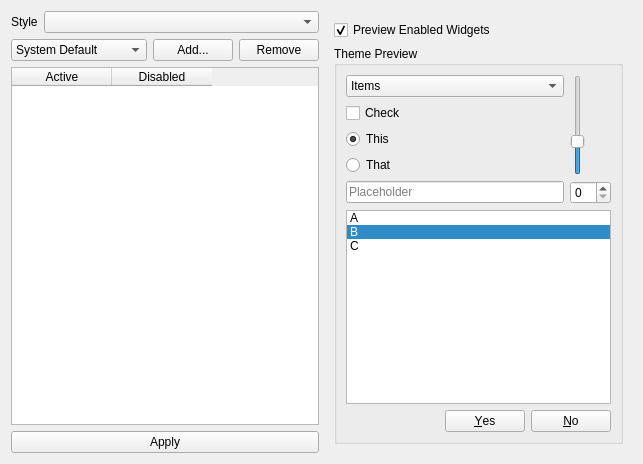
<?xml version="1.0" encoding="UTF-8"?>
<ui version="4.0">
 <class>WidgetPaletteEditor</class>
 <widget class="QWidget" name="WidgetPaletteEditor">
  <property name="geometry">
   <rect>
    <x>0</x>
    <y>0</y>
    <width>643</width>
    <height>464</height>
   </rect>
  </property>
  <layout class="QHBoxLayout" name="horizontalLayout">
   <item>
    <layout class="QVBoxLayout" name="verticalLayout">
     <item>
      <layout class="QHBoxLayout" name="horizontalLayout_3">
       <item>
        <widget class="QLabel" name="label">
         <property name="text">
          <string>Style</string>
         </property>
        </widget>
       </item>
       <item>
        <widget class="QComboBox" name="combo_style">
         <property name="sizePolicy">
          <sizepolicy hsizetype="Expanding" vsizetype="Fixed">
           <horstretch>0</horstretch>
           <verstretch>0</verstretch>
          </sizepolicy>
         </property>
        </widget>
       </item>
      </layout>
     </item>
     <item>
      <layout class="QHBoxLayout" name="horizontalLayout_2">
       <item>
        <widget class="QComboBox" name="combo_saved">
         <property name="sizePolicy">
          <sizepolicy hsizetype="Expanding" vsizetype="Fixed">
           <horstretch>0</horstretch>
           <verstretch>0</verstretch>
          </sizepolicy>
         </property>
         <item>
          <property name="text">
           <string>System Default</string>
          </property>
         </item>
        </widget>
       </item>
       <item>
        <widget class="QPushButton" name="pushButton">
         <property name="sizePolicy">
          <sizepolicy hsizetype="Preferred" vsizetype="Fixed">
           <horstretch>0</horstretch>
           <verstretch>0</verstretch>
          </sizepolicy>
         </property>
         <property name="text">
          <string>Add...</string>
         </property>
         <property name="icon">
          <iconset theme="list-add">
           <normaloff>.</normaloff>.</iconset>
         </property>
        </widget>
       </item>
       <item>
        <widget class="QPushButton" name="pushButton_3">
         <property name="text">
          <string>Remove</string>
         </property>
         <property name="icon">
          <iconset theme="list-remove">
           <normaloff>.</normaloff>.</iconset>
         </property>
        </widget>
       </item>
      </layout>
     </item>
     <item>
      <widget class="QTableWidget" name="palette_view">
       <property name="sizePolicy">
        <sizepolicy hsizetype="Expanding" vsizetype="Expanding">
         <horstretch>0</horstretch>
         <verstretch>0</verstretch>
        </sizepolicy>
       </property>
       <column>
        <property name="text">
         <string>Active</string>
        </property>
       </column>
       <column>
        <property name="text">
         <string>Disabled</string>
        </property>
       </column>
      </widget>
     </item>
     <item>
      <widget class="QPushButton" name="pushButton_2">
       <property name="text">
        <string>Apply</string>
       </property>
       <property name="icon">
        <iconset theme="dialog-ok-apply">
         <normaloff>.</normaloff>.</iconset>
       </property>
      </widget>
     </item>
    </layout>
   </item>
   <item>
    <widget class="QWidget" name="widget" native="true">
     <property name="sizePolicy">
      <sizepolicy hsizetype="Expanding" vsizetype="Expanding">
       <horstretch>0</horstretch>
       <verstretch>0</verstretch>
      </sizepolicy>
     </property>
     <layout class="QVBoxLayout" name="verticalLayout_2">
      <item>
       <widget class="QCheckBox" name="checkBox">
        <property name="text">
         <string>Preview Enabled Widgets</string>
        </property>
        <property name="checked">
         <bool>true</bool>
        </property>
       </widget>
      </item>
      <item>
       <widget class="QGroupBox" name="preview_widget">
        <property name="title">
         <string>Theme Preview</string>
        </property>
        <layout class="QGridLayout" name="gridLayout">
         <item row="5" column="1">
          <widget class="QSpinBox" name="spinBox"/>
         </item>
         <item row="1" column="0">
          <widget class="QCheckBox" name="checkBox_2">
           <property name="text">
            <string>Check</string>
           </property>
          </widget>
         </item>
         <item row="3" column="0">
          <widget class="QRadioButton" name="radioButton_2">
           <property name="text">
            <string>That</string>
           </property>
          </widget>
         </item>
         <item row="6" column="0" colspan="2">
          <widget class="QListWidget" name="listWidget">
           <property name="currentRow">
            <number>1</number>
           </property>
           <item>
            <property name="text">
             <string>A</string>
            </property>
           </item>
           <item>
            <property name="text">
             <string>B</string>
            </property>
           </item>
           <item>
            <property name="text">
             <string>C</string>
            </property>
           </item>
          </widget>
         </item>
         <item row="7" column="0" colspan="2">
          <widget class="QDialogButtonBox" name="buttonBox">
           <property name="standardButtons">
            <set>QDialogButtonBox::No|QDialogButtonBox::Yes</set>
           </property>
          </widget>
         </item>
         <item row="5" column="0">
          <widget class="QLineEdit" name="lineEdit">
           <property name="text">
            <string/>
           </property>
           <property name="placeholderText">
            <string>Placeholder</string>
           </property>
          </widget>
         </item>
         <item row="2" column="0">
          <widget class="QRadioButton" name="radioButton">
           <property name="text">
            <string>This</string>
           </property>
           <property name="checked">
            <bool>true</bool>
           </property>
          </widget>
         </item>
         <item row="0" column="0">
          <widget class="QComboBox" name="comboBox_2">
           <item>
            <property name="text">
             <string>Items</string>
            </property>
           </item>
           <item>
            <property name="text">
             <string>Items</string>
            </property>
           </item>
          </widget>
         </item>
         <item row="0" column="1" rowspan="4">
          <widget class="QSlider" name="horizontalSlider">
           <property name="value">
            <number>30</number>
           </property>
           <property name="orientation">
            <enum>Qt::Vertical</enum>
           </property>
          </widget>
         </item>
        </layout>
       </widget>
      </item>
     </layout>
    </widget>
   </item>
  </layout>
 </widget>
 <resources/>
 <connections>
  <connection>
   <sender>palette_view</sender>
   <signal>cellChanged(int,int)</signal>
   <receiver>WidgetPaletteEditor</receiver>
   <slot>update_color(int,int)</slot>
   <hints>
    <hint type="sourcelabel">
     <x>102</x>
     <y>299</y>
    </hint>
    <hint type="destinationlabel">
     <x>307</x>
     <y>463</y>
    </hint>
   </hints>
  </connection>
  <connection>
   <sender>pushButton</sender>
   <signal>clicked()</signal>
   <receiver>WidgetPaletteEditor</receiver>
   <slot>add_palette()</slot>
   <hints>
    <hint type="sourcelabel">
     <x>224</x>
     <y>41</y>
    </hint>
    <hint type="destinationlabel">
     <x>323</x>
     <y>463</y>
    </hint>
   </hints>
  </connection>
  <connection>
   <sender>pushButton_3</sender>
   <signal>clicked()</signal>
   <receiver>WidgetPaletteEditor</receiver>
   <slot>remove_palette()</slot>
   <hints>
    <hint type="sourcelabel">
     <x>316</x>
     <y>41</y>
    </hint>
    <hint type="destinationlabel">
     <x>388</x>
     <y>463</y>
    </hint>
   </hints>
  </connection>
  <connection>
   <sender>pushButton_2</sender>
   <signal>clicked()</signal>
   <receiver>WidgetPaletteEditor</receiver>
   <slot>apply_palette()</slot>
   <hints>
    <hint type="sourcelabel">
     <x>184</x>
     <y>445</y>
    </hint>
    <hint type="destinationlabel">
     <x>244</x>
     <y>463</y>
    </hint>
   </hints>
  </connection>
  <connection>
   <sender>combo_saved</sender>
   <signal>currentIndexChanged(QString)</signal>
   <receiver>WidgetPaletteEditor</receiver>
   <slot>select_palette(QString)</slot>
   <hints>
    <hint type="sourcelabel">
     <x>58</x>
     <y>40</y>
    </hint>
    <hint type="destinationlabel">
     <x>92</x>
     <y>463</y>
    </hint>
   </hints>
  </connection>
  <connection>
   <sender>checkBox</sender>
   <signal>toggled(bool)</signal>
   <receiver>preview_widget</receiver>
   <slot>setEnabled(bool)</slot>
   <hints>
    <hint type="sourcelabel">
     <x>466</x>
     <y>22</y>
    </hint>
    <hint type="destinationlabel">
     <x>469</x>
     <y>43</y>
    </hint>
   </hints>
  </connection>
 </connections>
 <slots>
  <slot>add_palette()</slot>
  <slot>update_color(int,int)</slot>
  <slot>remove_palette()</slot>
  <slot>apply_palette()</slot>
  <slot>select_palette(QString)</slot>
 </slots>
</ui>
